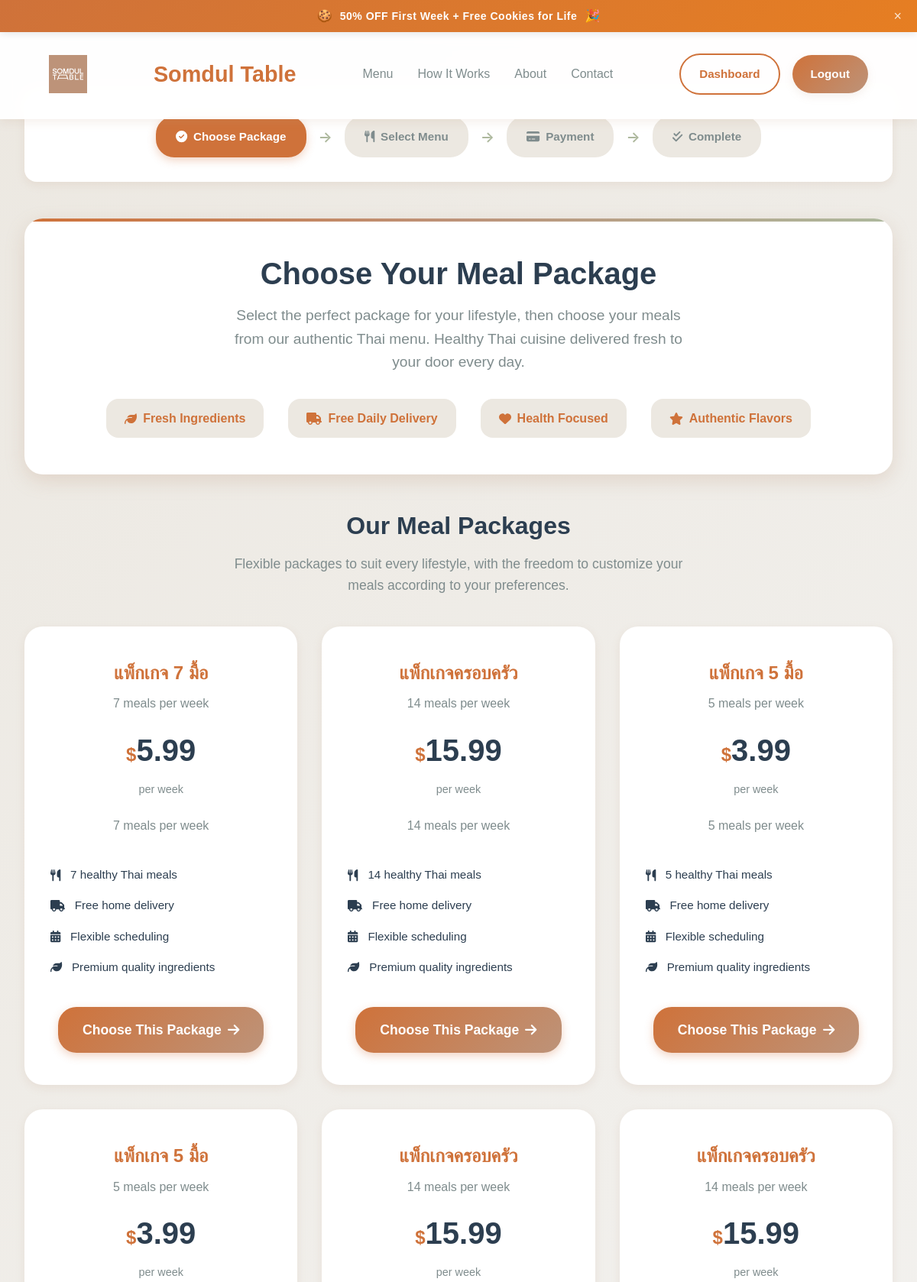
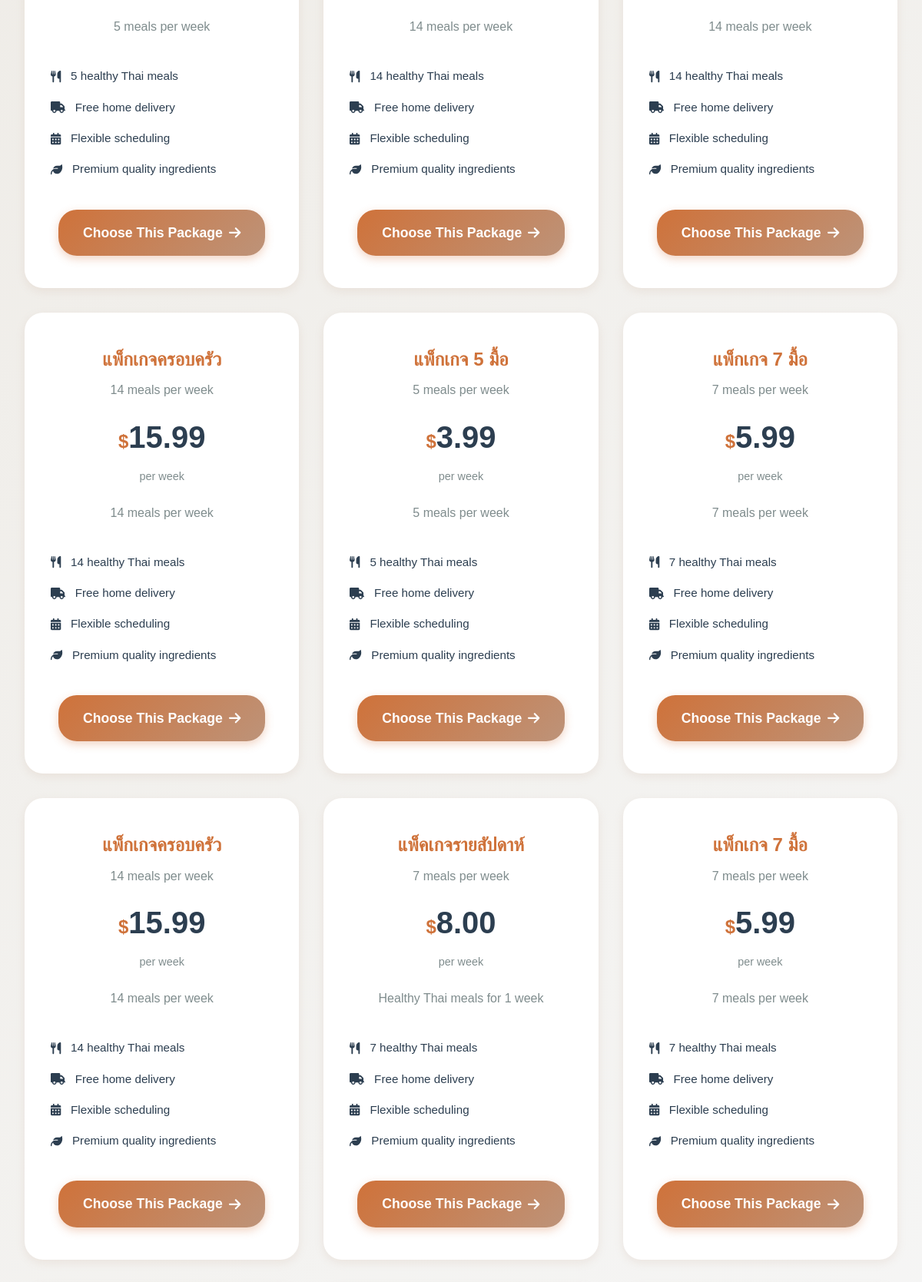
/KruaThai/subscribe.php (signed in, upper part), run on the app's committed database (2 pictures, top to bottom).
### tables this page shows
CREATE TABLE `subscription_plans` (
  `id` char(36) NOT NULL,
  `name` varchar(100) NOT NULL,
  `name_thai` varchar(100) DEFAULT NULL,
  `description` text,
  `plan_type` enum('weekly','monthly','custom') NOT NULL,
  `meals_per_week` int(11) NOT NULL,
  `weeks_duration` int(11) DEFAULT '4',
  `base_price` decimal(8,2) NOT NULL,
  `discount_percentage` decimal(5,2) DEFAULT '0.00',
  `final_price` decimal(8,2) NOT NULL,
  `features` longtext,
  `max_skips_per_week` int(11) DEFAULT '2',
  `advance_ordering_days` int(11) DEFAULT '7',
  `is_active` tinyint(1) DEFAULT '1',
  `is_popular` tinyint(1) DEFAULT '0',
  `sort_order` int(11) DEFAULT '0',
  `created_at` timestamp NOT NULL DEFAULT CURRENT_TIMESTAMP,
  `updated_at` timestamp NOT NULL DEFAULT CURRENT_TIMESTAMP ON UPDATE CURRENT_TIMESTAMP
);

### KruaThai/subscribe.php (the view, shortened to what this page needs)
<?php
require_once 'config/database.php';
try {
    $stmt = $pdo->prepare("SELECT * FROM subscription_plans WHERE is_active = 1 ORDER BY sort_order ASC");
    $stmt->execute();
    $plans = $stmt->fetchAll(PDO::FETCH_ASSOC);
} catch (Exception $e) {
    $plans = [
        [
            'id' => 4,
            'name_thai' => 'แพ็กเกจเริ่มต้น',
            'name_english' => 'Starter Package',
            'meals_per_week' => 4,
            'final_price' => 2500,
            'description' => 'Perfect for beginners'
        ],
        [
            'id' => 8,
            'name_thai' => 'กินดีทุกวัน',
            'name_english' => 'Daily Delight',
            'meals_per_week' => 8,
            'final_price' => 4500,
            'description' => 'Ideal for regular health maintenance'
        ],
        [
            'id' => 12,
            'name_thai' => 'สุขภาพทั้งครอบครัว',
            'name_english' => 'Family Wellness',
            'meals_per_week' => 12,
            'final_price' => 6200,
            'description' => 'Perfect for families'
        ],
        [
            'id' => 15,
            'name_thai' => 'พรีเมียมโปร',
            'name_english' => 'Premium Pro',
            'meals_per_week' => 15,
            'final_price' => 7500,
            'description' => 'For serious health enthusiasts'
        ]
    ];
}
function getPlanName($plan) {
    if (isset($plan['name_english']) && !empty($plan['name_english'])) {
        return $plan['name_english'];
    } elseif (isset($plan['name_thai']) && !empty($plan['name_thai'])) {
        return $plan['name_thai'];
    } else {
        return 'Package ' . ($plan['meals_per_week'] ?? 'Unknown');
    }
}
function getPlanDescription($plan) {
    if (isset($plan['description']) && !empty($plan['description'])) {
        return $plan['description'];
    } else {
        return $plan['meals_per_week'] . ' meals per week';
    }
}
?>
<!DOCTYPE html>
<html lang="en">
<head>
</head>
<body>
    <div class="promo-banner" id="promoBanner">
        <div class="promo-banner-content">
            <span class="promo-icon">🍪</span>
            <span class="promo-text">50% OFF First Week + Free Cookies for Life</span>
            <span class="promo-icon">🎉</span>
        </div>
        <button class="promo-close" onclick="closePromoBanner()" title="Close">×</button>
    </div>
    <nav class="navbar">
        <div style="display: flex; justify-content: space-between; align-items: center; padding: 1rem 2rem; max-width: 1200px; margin: 0 auto; width: 100%;">
            <a href="home2.php" class="logo">
                <img src="./assets/image/LOGO_BG.png" alt="Somdul Table" style="height: 50px; width: auto;">
            </a>
            <a href="home2.php" class="logo">
                <span class="logo-text">Somdul Table</span>
            </a>
            <ul class="nav-links">
                <li><a href="./menus.php">Menu</a></li>
                <li><a href="home2.php#how-it-works">How It Works</a></li>
                <li><a href="#about">About</a></li>
                <li><a href="#contact">Contact</a></li>
            </ul>
            <div class="nav-actions">
                <?php if (isset($_SESSION['user_id'])): ?>
                    <a href="dashboard.php" class="btn btn-secondary">Dashboard</a>
                    <a href="logout.php" class="btn btn-primary">Logout</a>
                <?php else: ?>
                    <a href="login.php" class="btn btn-secondary">Sign In</a>
                    <a href="register.php" class="btn btn-primary">Get Started</a>
                <?php endif; ?>
            </div>
        </div>
    </nav>
    <div class="container">
        <div class="progress-container">
            <div class="progress-bar">
                <div class="progress-step active">
                    <i class="fas fa-check-circle"></i>
                    <span>Choose Package</span>
                </div>
                <span class="progress-arrow">→</span>
                <div class="progress-step">
                    <i class="fas fa-utensils"></i>
                    <span>Select Menu</span>
                </div>
                <span class="progress-arrow">→</span>
                <div class="progress-step">
                    <i class="fas fa-credit-card"></i>
                    <span>Payment</span>
                </div>
                <span class="progress-arrow">→</span>
                <div class="progress-step">
                    <i class="fas fa-check-double"></i>
                    <span>Complete</span>
                </div>
            </div>
        </div>
        <div class="hero-section">
            <h1 class="hero-title">Choose Your Meal Package</h1>
            <p class="hero-subtitle">
                Select the perfect package for your lifestyle, then choose your meals from our authentic Thai menu.
                Healthy Thai cuisine delivered fresh to your door every day.
            </p>
            <div class="hero-features">
                <div class="hero-feature">
                    <i class="fas fa-leaf"></i>
                    <span>Fresh Ingredients</span>
                </div>
                <div class="hero-feature">
                    <i class="fas fa-truck"></i>
                    <span>Free Daily Delivery</span>
                </div>
                <div class="hero-feature">
                    <i class="fas fa-heart"></i>
                    <span>Health Focused</span>
                </div>
                <div class="hero-feature">
                    <i class="fas fa-star"></i>
                    <span>Authentic Flavors</span>
                </div>
            </div>
        </div>
        <div class="plans-section">
            <h2 class="section-title">Our Meal Packages</h2>
            <p class="section-subtitle">
                Flexible packages to suit every lifestyle, with the freedom to customize your meals according to your preferences.
            </p>
            <div class="plans-grid">
                <?php foreach($plans as $index => $plan):
                    $query = "plan=" . urlencode($plan['id']);
                    $isPopular = ($plan['meals_per_week'] == 8);
                ?>
                <div class="plan-card<?php echo $isPopular ? ' selected' : ''; ?>">
                    <div class="plan-name"><?php echo htmlspecialchars(getPlanName($plan)); ?></div>
                    <div class="plan-info"><?php echo $plan['meals_per_week']; ?> meals per week</div>
                    <div class="plan-price">
                        <span class="currency">$</span><?php echo number_format($plan['final_price']/100, 2); ?>
                    </div>
                    <div class="plan-period">per week</div>
                    <div class="plan-desc"><?php echo htmlspecialchars(getPlanDescription($plan)); ?></div>
                    <ul class="plan-features">
                        <li>
                            <i class="fas fa-utensils"></i>
                            <span><?php echo $plan['meals_per_week']; ?> healthy Thai meals</span>
                        </li>
                        <li>
                            <i class="fas fa-truck"></i>
                            <span>Free home delivery</span>
                        </li>
                        <li>
                            <i class="fas fa-calendar-alt"></i>
                            <span>Flexible scheduling</span>
                        </li>
                        <li>
                            <i class="fas fa-leaf"></i>
                            <span>Premium quality ingredients</span>
                        </li>
                    </ul>
                    <a href="meal-selection.php?<?php echo $query; ?>" class="plan-button">
                        Choose This Package
                        <i class="fas fa-arrow-right"></i>
                    </a>
                </div>
                <?php endforeach; ?>
            </div>
        </div>
    </div>
</body>
</html>

### data on the page
subscription_plans: name_thai "แพ็กเกจ 7 มื้อ", meals_per_week "7", $plan['final_price']/100 "5.99", meals_per_week "7 meals per week"
subscription_plans: name_thai "แพ็กเกจครอบครัว", meals_per_week "14", $plan['final_price']/100 "15.99", meals_per_week "14 meals per week"
subscription_plans: name_thai "แพ็กเกจ 5 มื้อ", meals_per_week "5", $plan['final_price']/100 "3.99", meals_per_week "5 meals per week"
subscription_plans: name_thai "แพ็กเกจ 5 มื้อ", meals_per_week "5", $plan['final_price']/100 "3.99", meals_per_week "5 meals per week"
subscription_plans: name_thai "แพ็กเกจครอบครัว", meals_per_week "14", $plan['final_price']/100 "15.99", meals_per_week "14 meals per week"
subscription_plans: name_thai "แพ็กเกจครอบครัว", meals_per_week "14", $plan['final_price']/100 "15.99", meals_per_week "14 meals per week"
subscription_plans: name_thai "แพ็กเกจครอบครัว", meals_per_week "14", $plan['final_price']/100 "15.99", meals_per_week "14 meals per week"
subscription_plans: name_thai "แพ็กเกจ 5 มื้อ", meals_per_week "5", $plan['final_price']/100 "3.99", meals_per_week "5 meals per week"
subscription_plans: name_thai "แพ็กเกจ 7 มื้อ", meals_per_week "7", $plan['final_price']/100 "5.99", meals_per_week "7 meals per week"
subscription_plans: name_thai "แพ็กเกจครอบครัว", meals_per_week "14", $plan['final_price']/100 "15.99", meals_per_week "14 meals per week"
subscription_plans: name_thai "แพ็คเกจรายสัปดาห์", meals_per_week "7", $plan['final_price']/100 "8.00", description "Healthy Thai meals for 1 week"
subscription_plans: name_thai "แพ็กเกจ 7 มื้อ", meals_per_week "7", $plan['final_price']/100 "5.99", meals_per_week "7 meals per week"
